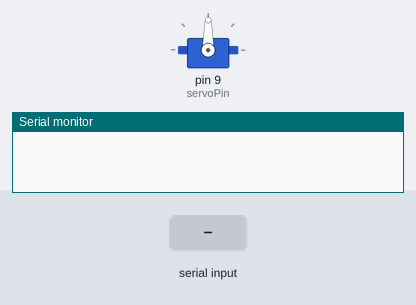
Simulated run of this sketch. Board: Arduino Uno, built with avr-gcc and run on an emulated ATmega328P. On the bench: servo, the last lines printed to the serial monitor. The test bench sets the inputs (shaded band).

Above: at 1.2 s.
1.3 s: "90,45\n" received over Serial
At 2.4 s:
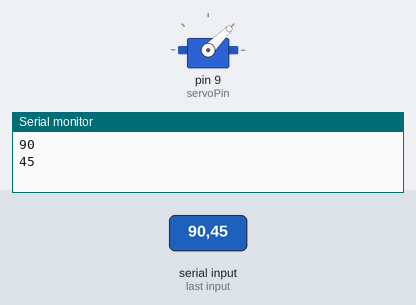
2.8 s: "30,150\n" received over Serial
At 3.6 s:
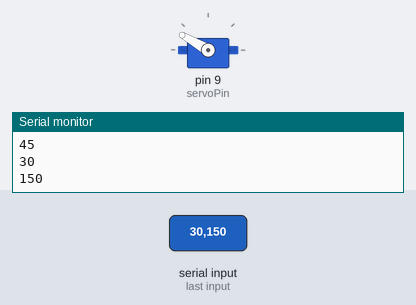
4.3 s: "5\n" received over Serial
At 4.7 s:
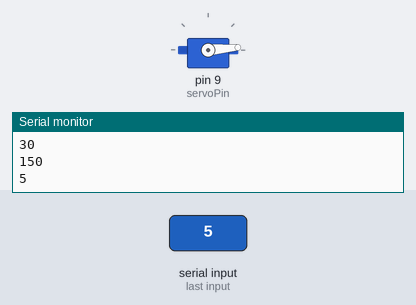
5.8 s: "200\n" received over Serial
At 7.0 s:
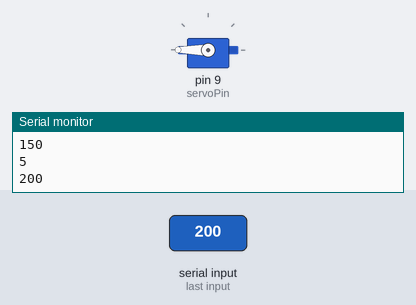
7.3 s: "90\n" received over Serial
At 8.2 s:
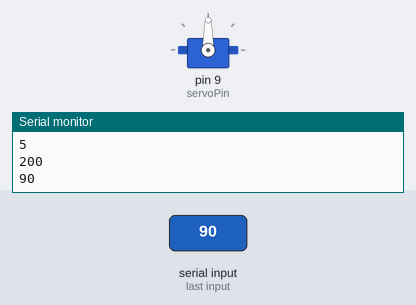
Timing chart, 0 to 9.8 s (numbered marks = the images above; inputs shaded):
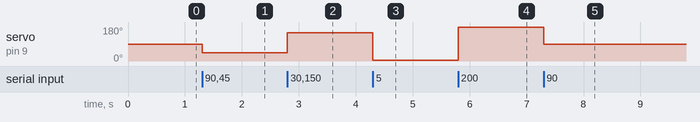

The sketch:

SkrivVinkel.ino
```cpp
#include <Servo.h>

const int servoPin = 9;

const unsigned long baudRate = 115200;

Servo myservo;

void setup() {
  // put your setup code here, to run once:
  Serial.begin(baudRate);
  myservo.attach(servoPin);

}

void loop() {
  // put your main code here, to run repeatedly:

    int rx = 0;
    rx = Serial.parseInt(); //Read raw byte value - Should be directly parseable as integer (0-180) ... technically uint8_t (char) but well within bounds for a regular signed int.
    if(Serial.available() && rx > 0){
      Serial.println(rx);
    // Read and write angle to servo
      myservo.write(rx);
  }
}
```

Measured:
- after the input at 1.3 s, servo on pin 9 (servoPin): 90° → 45° at once
- after the input at 2.8 s, servo on pin 9 (servoPin): 45° → 150° at once
- after the input at 4.3 s, servo on pin 9 (servoPin): 150° → 5° at once
- after the input at 5.8 s, servo on pin 9 (servoPin): 5° → 180° at once
- after the input at 7.3 s, servo on pin 9 (servoPin): 180° → 90° at once
